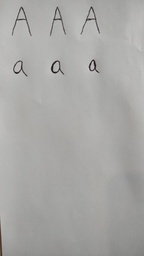
#> input picture WhatsApp Image 2021-06-28 at 16.21.18.jpeg, 144 x 256 px, shrunk from 899 x 1599 before the run; its folder holds only this picture in this run
$ python -i main.py   (imports and definitions only)
#> lines starting #> are read from the running program, lines starting #| are printed output that depends on the picture
import os
import subprocess
import threading
import tkinter as tk
from tkinter import filedialog, messagebox
from writer import filewrite
from PIL import Image, ImageFilter, ImageTk

colours = ((255, 255, 255, "white"),
           (200, 100, 50, "orange"),
           (128, 0, 0, "red"),
           (0, 255, 0, "green"),
           (0, 0, 0, "black"),
           (64, 64, 64, "grey")
           )


# Calculates the nearest colour based on the r,g,b values of the pixel and their relation to the saved colours
def nearest_colour(subjects, query):
    return min(subjects, key=lambda subject: sum((s - q) ** 2 for s, q in zip(subject, query)))[3]


def main(filepath):
    originalpicture = Image.open(filepath)
#> originalpicture is the input picture: PIL image 144x256 RGB; mean R, G, B 168.4, 167.9, 165.8
    # Enhancing details of original picture for smoother result
    width, height = originalpicture.size
#> width = 144; height = 256
    picture = originalpicture.resize((width * 2, height * 2), 2)
    originalpicture.close()
    width, height = picture.size
#> width = 288; height = 512

    # Removes the background from the alphabet, leaving only the letters
    rgba_image = picture.convert("RGBA")
    picture.close()
    # Iterating through each pixel in the image
    for y in range(height):
        for x in range(width):
            r, g, b, a = rgba_image.getpixel((x, y))
            # Makes any non pen pixels transparent
            if not nearest_colour(colours, (r, g, b)) == "black" and not nearest_colour(colours, (r, g, b)) == "grey":
                rgba_image.putpixel((x, y), (255, 255, 255, 0))
            else:
                rgba_image.putpixel((x, y), (0, 0, 0,))
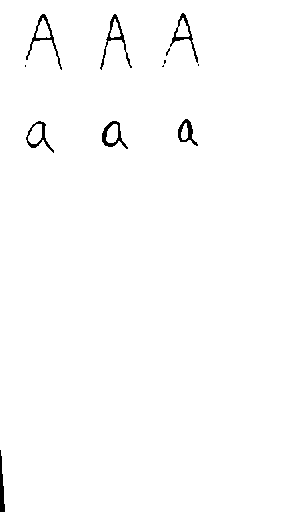
#> rgba_image: PIL image 288x512 RGBA; mean R, G, B, A 252.2, 252.2, 252.2, 2.8; transparent parts drawn white

    # Enhancing the letters to be slightly higher quality and more natural looking
    detail = rgba_image.filter(ImageFilter.EDGE_ENHANCE)
    rgba_image.close()
    smooth = detail.filter(ImageFilter.SMOOTH)
    sharpen = smooth.filter(ImageFilter.SHARPEN)
    smooth.close()
    sharpen.save("data/AlphabetAlpha.png")
    sharpen.close()

    ycroplist = []
    '''
    Cropping each letter row vertically
    Eg A B C D  becomes  A B C D  as two separate files
       E F G H
                         E F G H
    '''
    rgba_Alphabet = Image.open("data/AlphabetAlpha.png")
    # Getting each row where there are no letters
    for y in range(height):
        no_letters = True
        for x in range(width):
            r, g, b, a = rgba_Alphabet.getpixel((x, y))
            # Checks if a letter is contained on the current row
            if nearest_colour(colours, (r, g, b)) == "black" or nearest_colour(colours, (r, g, b)) == "grey":
                no_letters = False

        if no_letters:
            ycroplist.append(y)
#> after the loop, ycroplist = 359 values from 0 to 449

    # Splits the image into the multiple row subimages
    verticalcounter = 1
    for y in range(len(ycroplist) - 1):
        if not (ycroplist[y] + 1 == ycroplist[y + 1]):
            cropped = rgba_Alphabet.crop((0, ycroplist[y] + 1, width, ycroplist[y + 1]))
            cropped.save("data/VerticalCrop{}.png".format(verticalcounter))
            cropped.close()
            verticalcounter = verticalcounter + 1
#> this loop made 358 passes
#> verticalcounter on passes 13, 62: 2, 3
    rgba_Alphabet.close()

#> (the run stopped early here; a loop or call above may not have finished)
